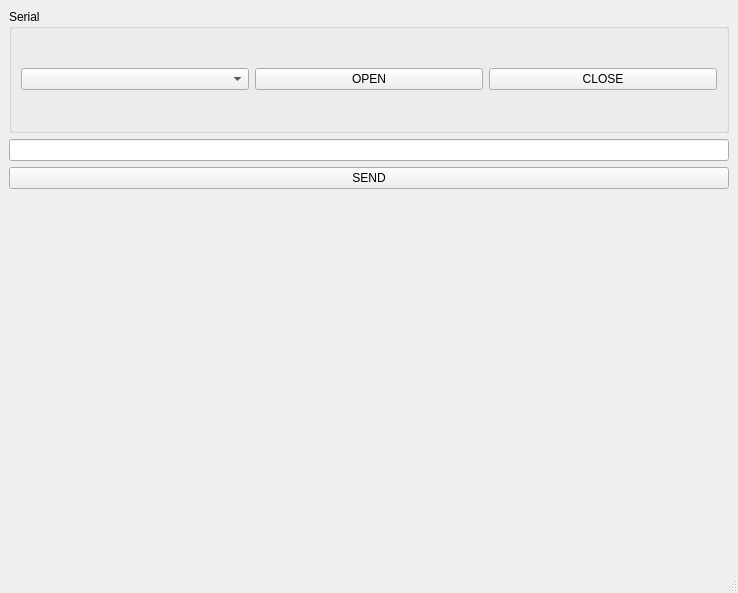
<?xml version="1.0" encoding="UTF-8"?>
<ui version="4.0">
 <class>MainWindow</class>
 <widget class="QMainWindow" name="MainWindow">
  <property name="geometry">
   <rect>
    <x>0</x>
    <y>0</y>
    <width>738</width>
    <height>593</height>
   </rect>
  </property>
  <property name="windowTitle">
   <string>MainWindow</string>
  </property>
  <property name="tabShape">
   <enum>QTabWidget::Rounded</enum>
  </property>
  <widget class="QWidget" name="centralwidget">
   <layout class="QVBoxLayout" name="verticalLayout_2">
    <item>
     <layout class="QGridLayout" name="gridLayout">
      <item row="0" column="0">
       <layout class="QVBoxLayout" name="verticalLayout">
        <item>
         <widget class="QGroupBox" name="groupBox_2">
          <property name="title">
           <string>Serial</string>
          </property>
          <layout class="QVBoxLayout" name="verticalLayout_3">
           <item>
            <layout class="QHBoxLayout" name="horizontalLayout">
             <item>
              <widget class="QComboBox" name="comL"/>
             </item>
             <item>
              <widget class="QPushButton" name="openB">
               <property name="text">
                <string>OPEN</string>
               </property>
              </widget>
             </item>
             <item>
              <widget class="QPushButton" name="closeB">
               <property name="text">
                <string>CLOSE</string>
               </property>
              </widget>
             </item>
            </layout>
           </item>
          </layout>
         </widget>
        </item>
        <item>
         <widget class="QLineEdit" name="textF"/>
        </item>
        <item>
         <widget class="QPushButton" name="sendB">
          <property name="text">
           <string>SEND</string>
          </property>
         </widget>
        </item>
       </layout>
      </item>
     </layout>
    </item>
    <item>
     <widget class="PlotWidget" name="graph" native="true">
      <layout class="QVBoxLayout" name="verticalLayout_4"/>
     </widget>
    </item>
    <item>
     <widget class="PlotWidget" name="graph_2" native="true">
      <layout class="QVBoxLayout" name="verticalLayout_5"/>
     </widget>
    </item>
   </layout>
  </widget>
  <widget class="QStatusBar" name="statusbar"/>
 </widget>
 <customwidgets>
  <customwidget>
   <class>PlotWidget</class>
   <extends>QWidget</extends>
   <header>pyqtgraph</header>
   <container>1</container>
  </customwidget>
 </customwidgets>
 <resources/>
 <connections/>
</ui>
